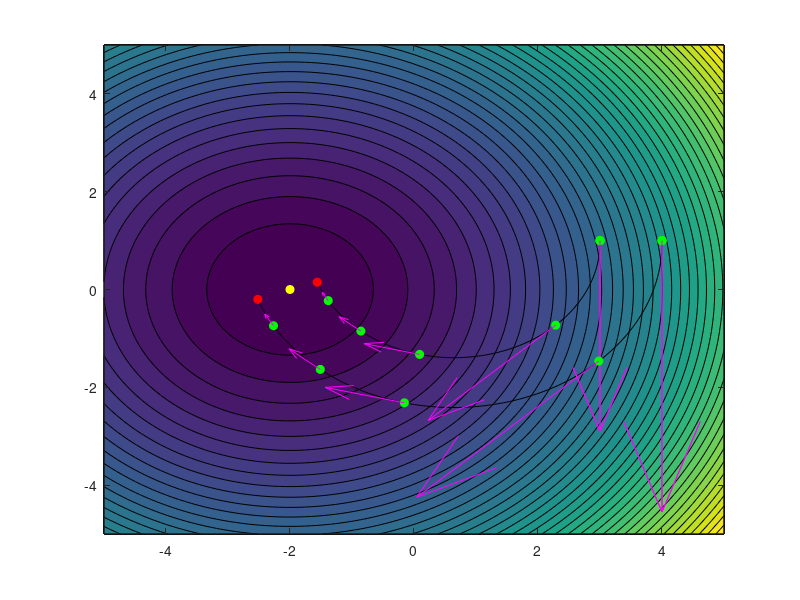

The MATLAB source for this figure:
clc;
%% Consts
r0 = [-2;0];
r1 = [3;1];
r2 = [4;1];
k1 = .3;
dt = 0.01;
thresh = .6;
t = 2;
% r1 = zeros(2,iterations);
% r2 = zeros(2,iterations);
R = [0, -1; 1, 0];
maxcycles = 1000;
r1dot = zeros(2,maxcycles);
r2dot = zeros(2,maxcycles);
% arrowScale = 1;
video_flag = false;

% initial positions of robots
r1(1,1) = 3;
r1(2,1) = 1;
r2(1,1) = 4;
r2(2,1) = 1;

%% prepare video
if video_flag
    figure;
    %pause;
    myVideo = VideoWriter('animation.mp4', 'MPEG-4');
    myVideo.FrameRate = 20;
    myVideo.Quality = 100;
    open(myVideo);
end
x = linspace(-5,5);
y = linspace(-5,5);
[X,Y] = meshgrid(x,y);
Z = (X+2).^2+Y.^2;
contourf(X,Y,Z,40)
%% prepare plot
D = (norm(r1-r0)+norm(r2-r0))/2;
hold on
plot(r1(1),r1(2),'go','MarkerFaceColor','g')
plot(r2(1),r2(2),'go','MarkerFaceColor','g')
plot(r0(1),r0(2),'yo','MarkerFaceColor','y')
xlim([-5 5])
ylim([-5 5])

%% main loop
while D > thresh && t < maxcycles
   %Calculate Velocities
   w = (r1(:,t-1) - r2(:,t-1)) / norm(r1(:,t-1) - r2(:,t-1));
   v = R*w;
   r1dot(:,t-1) = k1*(norm(r1(:,t-1)-r0))^2*v;
   r2dot(:,t-1) = k1*(norm(r2(:,t-1)-r0))^2*v;
   
   %Update Motion
   r1(:,t) = r1(:,t-1) + r1dot(:,t-1)*dt;
   r2(:,t) = r2(:,t-1) + r2dot(:,t-1)*dt;
   
   %Plotting Trajectory
   plot([r1(1,t-1) r1(1,t)],[r1(2,t-1) r1(2,t)],'k');
   plot([r2(1,t-1) r2(1,t)],[r2(2,t-1) r2(2,t)],'k'); 
   
   % Video recording
   if video_flag
        frame = getframe(gcf);
        writeVideo(myVideo, frame);
   end
   t = t+1;
end

%Plotting 
plot(r1(1,1),r1(2,1),'go','MarkerFaceColor','g')
plot(r2(1,1),r2(2,1),'go','MarkerFaceColor','g')
qp1 = quiver(r1(1,1),r1(2,1),r1dot(1,1)*.5,r1dot(2,1)*.5,'m','AutoScale','off');
qp2 = quiver(r2(1,1),r2(2,1),r2dot(1,1)*.5,r2dot(2,1)*.5,'m','AutoScale','off');
A = [2,30,100,200,500];
arrowScale = [.5,.5,.5,.75,1.5];
for j = 1:length(A)
    for i = A(j) 
    %    if(mod(i,150)==0)
           plot(r1(1,i-1),r1(2,i-1),'go','MarkerFaceColor','g')
           plot(r2(1,i-1),r2(2,i-1),'go','MarkerFaceColor','g')
           qp1 = quiver(r1(1,i-1),r1(2,i-1),r1dot(1,i-1)*arrowScale(j),r1dot(2,i-1)*arrowScale(j),'m','AutoScale','off');
           qp2 = quiver(r2(1,i-1),r2(2,i-1),r2dot(1,i-1)*arrowScale(j),r2dot(2,i-1)*arrowScale(j),'m','AutoScale','off');
    %    end
    end
end


plot(r1(1,end),r1(2,end),'ro','MarkerFaceColor','r')
plot(r2(1,end),r2(2,end),'ro','MarkerFaceColor','r')

if video_flag
        frame = getframe(gcf);
        writeVideo(myVideo, frame);
end
if video_flag; close(myVideo); end
hold off
    
